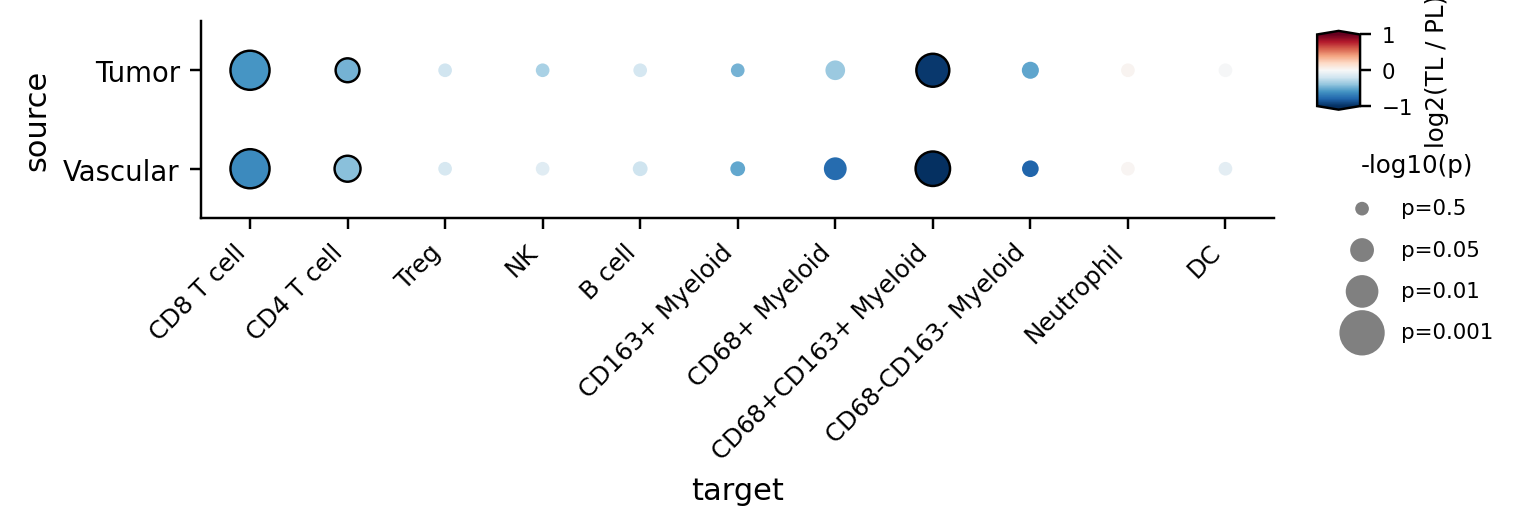

Python code for this plot:
# -*- coding: utf-8 -*-
"""Nearest-neighbour distance from tumour cells and vascular endothelium to the immune
subsets, PL against TL (dot matrix).

Input:  ../data/min_distance_group_test.csv
        (written by pipeline/08_min_distance/02_group_test.py)
Output: min_distance_dotmatrix_tumor_endo_to_immune.png (written into this directory)

Reads ../data/ only; never touches the raw data.

Read it the same way as min_distance_dotmatrix_tcells_to_all.py: red = PL closer, dot
radius proportional to -log10(p), black edge = p < 0.05.

This figure answers "from these two starting points, tumour and vasculature, which immune
cells is each closer to?". It uses map_tum (the myeloid subsets stay unfolded), so the
four myeloid populations CD68+ / CD163+ / double positive / double negative remain
distinguishable.
"""
import sys
from pathlib import Path

import matplotlib
matplotlib.use('Agg')
import pandas as pd

REPO = Path(__file__).resolve().parent.parent
sys.path.insert(0, str(REPO))
sys.path.insert(0, str(Path(__file__).resolve().parent))
from constants import celltype2_display
from panel_helpers import plot_dot_matrix

DATA = REPO / 'data'
OUT = Path(__file__).resolve().parent / 'min_distance_dotmatrix_tumor_endo_to_immune.png'

VARIANT = 'map_tum'
ROWS = ['Tumor', 'Endothelial_cell']
COLS = ['Tcell_CD8', 'Tcell_CD4', 'Treg', 'NK', 'B_cell',
        'Myeloid_CD163', 'Myeloid_CD68', 'Myeloid_M2_like', 'Myeloid_other',
        'Neutrophil', 'Dendritic_cell']

# Layout: axes width 11 x (3.9/11) = 3.9 in, axes height 2 x 0.45 = 0.9 in, exactly the
# 3.9 x 0.9 of min_distance_dotmatrix_tcells_to_all.py. That is what makes the colorbar
# and size legend the same size in both, so side by side neither looks larger.
#
# Careful: with only 2 rows, cell_h cannot be pushed lower. The colorbar and the size
# legend are anchored in ax.transAxes units, so a short axes collapses the sidebar into a
# clump with overlapping labels. 0.45 is the measured lower bound.
CELL_W, CELL_H = 3.9 / 11, 0.45
# The x labels are much longer than in that figure (CD68+CD163+ Myeloid), so reserve more
# height
FIG_H_PAD = 1.60


def main():
    src = DATA / 'min_distance_group_test.csv'
    if not src.exists():
        raise FileNotFoundError(
            f'{src} does not exist; run pipeline/08_min_distance/02_group_test.py first.')

    df = pd.read_csv(src)
    df = df[df['variant'] == VARIANT].copy()
    if df.empty:
        raise ValueError(f'{src} has no rows with variant == {VARIANT!r}')

    rows = [r for r in ROWS if r in set(df['source'])]
    cols = [c for c in COLS if c in set(df['target'])]
    missing = [c for c in ROWS + COLS if c not in set(df['source']) | set(df['target'])]
    if missing:
        raise ValueError(f'these cell types are not in the table: {missing}')

    df['source'] = df['source'].map(lambda c: celltype2_display.get(c, c))
    df['target'] = df['target'].map(lambda c: celltype2_display.get(c, c))
    rows_disp = [celltype2_display.get(c, c) for c in rows]
    cols_disp = [celltype2_display.get(c, c) for c in cols]

    plot_dot_matrix(df, rows_disp, cols_disp, out_path=OUT,
                    cell_w=CELL_W, cell_h=CELL_H, fig_h_pad=FIG_H_PAD)
    sub = df[df['source'].isin(rows_disp) & df['target'].isin(cols_disp)]
    print(f'{len(rows)} x {len(cols)} pairs, {int((sub["mw_p"] < 0.05).sum())} with p < 0.05')


if __name__ == '__main__':
    main()
